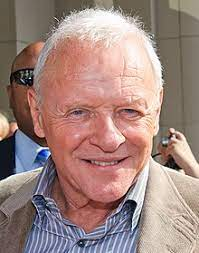
#> input picture Dataset/Originali/Anthony Hopkins/1.jpg, 199 x 253 px, found by its file name
$ python image_resize.py
#> lines starting #> are read from the running program, lines starting #| are printed output that depends on the picture
"""
In order to build the dataset we take original images organized in directories named with the name of the actor,
extract the first 12 images, resize them to (224,224) and assign each of them to the TRAIN set.
The same is done for the other 8 images, assigned to the TEST set.
"""
from PIL import Image
import os

actors = os.listdir("./Originali")

for c, name in enumerate(actors):
    for i in range(1, 13):
        src = "./Originali/{}/{}.jpg".format(name, i)
        src_new = "./TRAIN/{}/{}_cropped.jpg".format(name, i)
        image = Image.open(src)
#> image is the input picture: PIL image 199x253 RGB; mean R, G, B 159.9, 133.2, 127.1
        image = image.convert("RGB")
        image_resized = image.resize((224, 224))
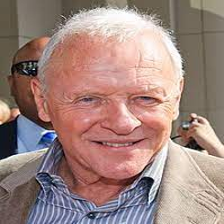
#> image_resized: PIL image 224x224 RGB; mean R, G, B 159.9, 133.2, 127.1
#> (the run stopped early here; a loop or call above may not have finished)
